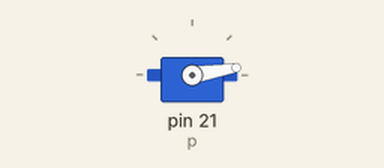
Recording of a program running on a simulated Raspberry Pi (header pin numbers), started with the argument 3. Parts: servo. Servo angles are drawn from the pulse width (0.5 ms = 0°, 2.5 ms = 180°). At 1.0 s the program stops and its outputs stay as they are.

Above: at 0.1 s.
Timing chart, 0 to 1.6 s (numbered marks = the images above):
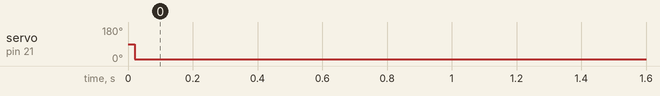

Measured:
- by itself, servo on pin 21 (p): 90° → 9° at 0.02 s

The program:

servo_mov.py
```python
import sys
import RPi.GPIO as GPIO
import time

mov = float(sys.argv[1])

GPIO.setmode(GPIO.BOARD)
GPIO.setup(21,GPIO.OUT)
p = GPIO.PWM(21,50)
p.start(7.5)

p.ChangeDutyCycle(mov)
time.sleep(1)
p.stop()
GPIO.cleanup()
```
